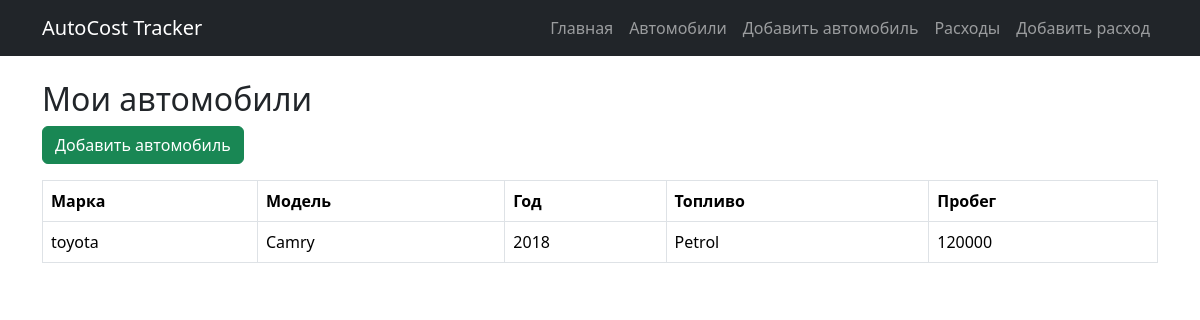
The page /cars/ on the database as committed earlier.
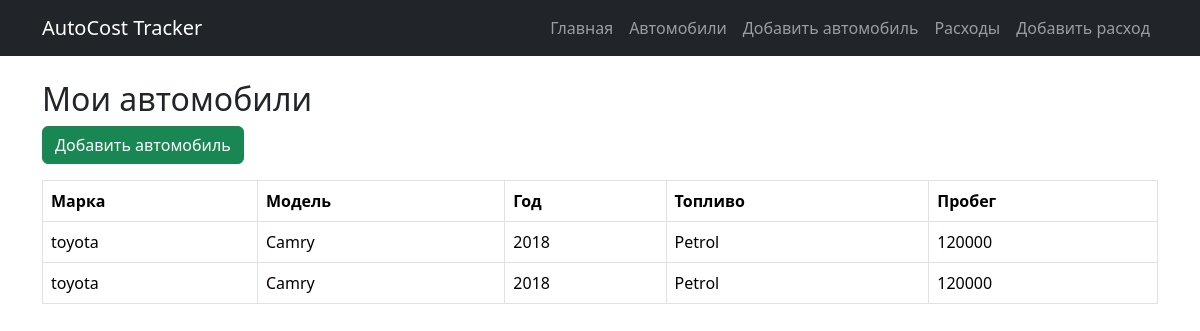
The same page on the database as committed later.
### cars/models.py (models this page shows, shortened)
class Car(models.Model):
    owner = models.ForeignKey(
        User,
        on_delete=models.CASCADE
    )
    brand = models.CharField(
        max_length=100
    )
    model = models.CharField(
        max_length=100
    )
    year = models.PositiveIntegerField()
    fuel_type = models.CharField(
        max_length=50
    )
    engine_volume = models.FloatField()
    mileage = models.PositiveIntegerField()
    created_at = models.DateTimeField(
        auto_now_add=True
    )

### cars/views.py (the view)
# urls.py: path('cars/', car_list, name='car_list'),
def car_list(request):
    cars = Car.objects.all()
    return render(
        request,
        'cars/car_list.html',
        {
            'cars': cars
        }
    )

### templates/cars/car_list.html (shortened to what this page needs)
{% extends 'base.html' %}
{% block content %}
<h2>Мои автомобили</h2>
<a href="/cars/create/"
   class="btn btn-success mb-3">
    Добавить автомобиль
</a>
<table class="table table-bordered">
    <thead>
        <tr>
            <th>Марка</th>
            <th>Модель</th>
            <th>Год</th>
            <th>Топливо</th>
            <th>Пробег</th>
        </tr>
    </thead>
    <tbody>
    {% for car in cars %}
        <tr>
            <td>{{ car.brand }}</td>
            <td>{{ car.model }}</td>
            <td>{{ car.year }}</td>
            <td>{{ car.fuel_type }}</td>
            <td>{{ car.mileage }}</td>
        </tr>
    {% empty %}
        <tr>
            <td colspan="5">
                Автомобили пока не добавлены
            </td>
        </tr>
    {% endfor %}
    </tbody>
</table>
{% endblock %}

Rows that differ between the two databases and show on the page:
added Car: brand "toyota", model "Camry", year "2018", fuel_type "Petrol", mileage "120000"
